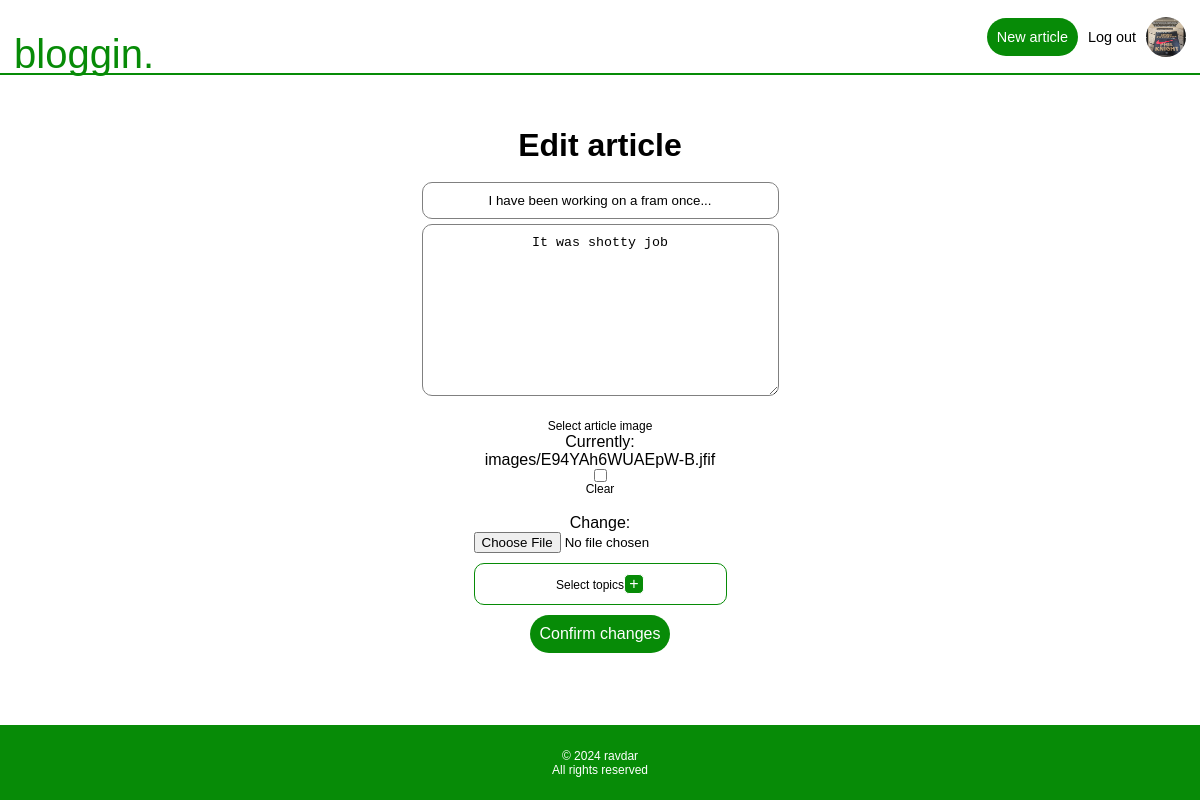
The page /edit/i-have-been-working-on/ (signed in) on the database its author committed.
### users/models.py (models this page shows, shortened)
class Profile(models.Model):
    user = models.OneToOneField(User, on_delete=models.CASCADE)
    profile_picture = models.ImageField(null=True, blank=True, default="images/default_pp.jpg", upload_to="images/")

### mainapp/models.py (models this page shows, shortened)
class Article(models.Model):
    owner = models.ForeignKey(User, on_delete=models.CASCADE)
    title = models.CharField(max_length=200)
    body = RichTextField(blank=True, null=True)
    publication_date = models.DateField()
    last_edit_date = models.DateField(null=True, blank=True)
    image = models.ImageField(null=True, blank=True, upload_to="images/")
    url = models.CharField(max_length=200, default='doesnotwork')
    upvotes = models.IntegerField(default=0)
    downvotes = models.IntegerField(default=0)
    total_votes = models.IntegerField(default=0)
    topics = models.ManyToManyField(Topic, blank=True)
    model_name = "article"

### mainapp/views.py (the view)
# urls.py: path("edit/<str:article_url>/", views.edit_article_view, name="edit_article_view"),
@login_required
def edit_article_view(request, article_url):
    article = get_object_or_404(Article, url=article_url)
    if article.owner != request.user:
        raise Http404
    if request.method =="POST":
        form = NewArticle(request.POST, request.FILES, instance=article)
        if form.is_valid():
            article = form.save(commit=False)
            article.last_edit_date = timezone.now()
            article = form.save()
            return HttpResponseRedirect(reverse("mainapp:read_article_view", args=(article.url,)))
    else:
        form = NewArticle(instance=article)
    return render(request, "mainapp/edit_article_view.html", {"form": form})

### mainapp/forms.py
class NewArticle(forms.ModelForm):
    topics = forms.ModelMultipleChoiceField(queryset=Topic.objects.all(), widget=forms.CheckboxSelectMultiple)
    class Meta:
        model = Article
        fields = ["title", "body","image", "topics"]

### mainapp/models.py (called while the page is built)
    def __str__(self):
        return self.name

### mainapp/templates/mainapp/edit_article_view.html
{% extends "mainapp/new_article.html" %}
{% load widget_tweaks %}
{% block header %}
<h1>Edit article</h1>
{% endblock header %}
{% block formbutton %}
<button type="submit">Confirm changes</button>
{% endblock formbutton %}

### mainapp/templates/mainapp/new_article.html (shortened to what this page needs)
{% extends "mainapp/main.html" %}
{% load widget_tweaks %}
{% block content %}
<main class="margin-top-main center">
    {% block header %}{% endblock header %}
    <form method="post" enctype="multipart/form-data">
        {{form.title|add_class:"new-article-inputs"|attr:"placeholder:Title"}}
        {{form.body|add_class:"new-article-inputs"}}
        <div class="image-and-topics-container">
            <label for="{{ form.image.id }}">Select article image</label>
            {{form.image}}
            <div class="select-topics"><label for="{{ form.topics.id }}">Select topics</label><button id="show-topics"
                    class="topics-button" type="button">+</button>
            </div>
        </div>
        {% block formbutton %}{% endblock formbutton %}
    </form>
</main>
{% endblock content %}

### mainapp/templates/mainapp/main.html (shortened to what this page needs)
{% load static %}
<!DOCTYPE html>
<html lang="en">
<head>
    <link rel="stylesheet" type="text/css" href="{% static 'styles.css' %}">
</head>
<body>
    <header class="center">
        <div class="header-content">
            <a href="{% url 'mainapp:main_view' %}" class="logotype">bloggin.</a>
            <div class="header-buttons">
                {% if request.user.is_authenticated %}
                <button><a class="button-a" href="{% url 'mainapp:new_article_view' %}">New article</a></button>
                <a href="{% url 'users:logout' %}">Log out</a>
                <a href="{% url 'mainapp:user_profile' user.username %}"><img class="profile-picture-radius" width="30"
                        height="30" loading="lazy" alt="Profile picture"
                        src="{{ user.profile.profile_picture.url }}"></a>
                {% else %}
                <a href="{% url 'users:login' %}">Login</a>
                <button><a class="button-a" href="{% url 'users:register_view' %}">Register</a></button>
                {% endif %}
            </div>
        </div>
    </header>
    {% block content %}{% endblock content %}
    <footer class="center">
        &copy 2024 ravdar
        <br>
        All rights reserved
    </footer>
</body>
</html>

### mainapp/static/styles.css (style rules this page uses)
:root { --MAIN-GREEN: rgb(7, 139, 7); --LIGHT-GREEN: rgb(9, 164, 9); --MAIN-FONT: sans-serif; --PAGE-WIDTH: 1192px; --PP-RADIUS: 50% }
* { margin: 0; padding: 0; box-sizing: border-box; }
img { display: block; max-width: 100%; }
html { scroll-behavior: smooth; }
body { color: black; font-family: var(--MAIN-FONT); min-height: 100vh; display: flex; flex-direction: column; align-items: center; }
a { text-decoration: none; color: black; transition: border-color 0.1s ease; }
button { border-radius: 99em; padding: 10px; font-size: 1rem; background-color: transparent; }
.button-a { color: white; }
header { border-bottom: 2px solid var(--MAIN-GREEN); position: fixed; width: 100%; min-height: 50px; background-color: white; z-index: 1; }
header a { font-size: 0.9em; }
header button { background-color: var(--MAIN-GREEN); border: none; color: white; }
.center { display: flex; justify-content: center; align-items: center; text-align: center; }
main { width: 100%; max-width: var(--PAGE-WIDTH); padding-top: 60px; }
.header-content { display: flex; justify-content: end; max-width: var(--PAGE-WIDTH); align-items: end; height: 100%; width: 100%; position: relative; }
.header-content div { height: 100%; display: flex; align-items: center; gap: 8px; margin-right: 10px; }
.profile-picture-radius { border-radius: var(--PP-RADIUS); }
.logotype { font-size: 2rem; color: var(--MAIN-GREEN); margin: 0 0 -2px 10px; font-family: var(--MAIN-FONT); position: absolute; left: 0; bottom: -5px; }
.trending-button, .topics-button { border-radius: 5px; min-height: 20px; width: 20px; padding: 0; border: 1px solid white; color: white; }
footer { background-color: var(--MAIN-GREEN); min-height: 75px; min-width: 100%; color: white; font-size: 0.75em; margin-top: 50px; }
form { display: flex; flex-direction: column; align-items: center; }
form button { background-color: var(--MAIN-GREEN); width: fit-content; border: none; color: white; }
.margin-top-main { flex-direction: column; flex: 1; margin-top: 60px; }
.new-article-inputs { text-align: center; border: 1px solid gray; border-radius: 10px; padding: 10px; margin-bottom: 5px; width: 100%; }
.image-and-topics-container { display: grid; }
label { font-size: 0.75em; }
.select-topics { border: 1px solid var(--MAIN-GREEN); border-radius: 10px; padding: 10px; margin: 10px 0; }
@media screen and (min-width:1192px) { header { min-height: 75px; } }
@media screen and (min-width:1192px) { main { padding-top: 95px; } }
@media screen and (min-width:1192px) { .logotype { font-size: 2.5rem; bottom: -18px; } }
@media screen and (min-width:1192px) { .header-content div { gap: 10px; } }
@media screen and (min-width:1192px) { .header-content img { height: 40px; width: 40px; } }
@media screen and (min-width:1192px) { .margin-top-main { margin-top: 10px; } }

### rows shown on the page
Article: title "I have been working on a fram once...", body "It was shotty job"
